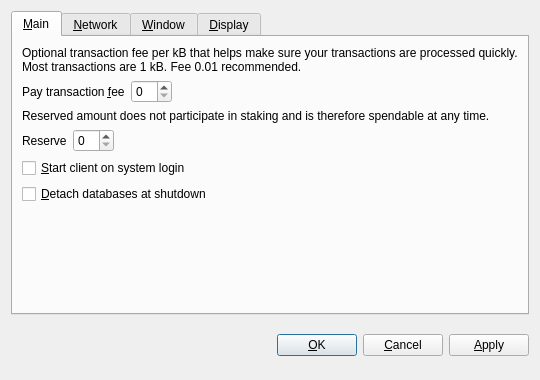
<?xml version="1.0" encoding="UTF-8"?>
<ui version="4.0">
 <class>OptionsDialog</class>
 <widget class="QDialog" name="OptionsDialog">
  <property name="geometry">
   <rect>
    <x>0</x>
    <y>0</y>
    <width>540</width>
    <height>380</height>
   </rect>
  </property>
  <property name="windowTitle">
   <string>Options</string>
  </property>
  <property name="modal">
   <bool>true</bool>
  </property>
  <layout class="QVBoxLayout" name="verticalLayout">
   <item>
    <widget class="QTabWidget" name="tabWidget">
     <property name="tabPosition">
      <enum>QTabWidget::North</enum>
     </property>
     <property name="currentIndex">
      <number>0</number>
     </property>
     <widget class="QWidget" name="tabMain">
      <attribute name="title">
       <string>&amp;Main</string>
      </attribute>
      <layout class="QVBoxLayout" name="verticalLayout_Main">
       <item>
        <widget class="QLabel" name="transactionFeeInfoLabel">
         <property name="text">
          <string>Optional transaction fee per kB that helps make sure your transactions are processed quickly. Most transactions are 1 kB. Fee 0.01 recommended.</string>
         </property>
         <property name="textFormat">
          <enum>Qt::PlainText</enum>
         </property>
         <property name="wordWrap">
          <bool>true</bool>
         </property>
        </widget>
       </item>
       <item>
        <layout class="QHBoxLayout" name="horizontalLayoutFee">
         <item>
          <widget class="QLabel" name="transactionFeeLabel">
           <property name="text">
            <string>Pay transaction &amp;fee</string>
           </property>
           <property name="textFormat">
            <enum>Qt::PlainText</enum>
           </property>
           <property name="buddy">
            <cstring>transactionFee</cstring>
           </property>
          </widget>
         </item>
         <item>
          <widget class="BitcoinAmountField" name="transactionFee"/>
         </item>
         <item>
          <spacer name="horizontalSpacerFee">
           <property name="orientation">
            <enum>Qt::Horizontal</enum>
           </property>
           <property name="sizeHint" stdset="0">
            <size>
             <width>40</width>
             <height>20</height>
            </size>
           </property>
          </spacer>
         </item>
        </layout>
       </item>
       <item>
        <widget class="QLabel" name="reserveBalanceInfoLabel">
         <property name="text">
          <string>Reserved amount does not participate in staking and is therefore spendable at any time.</string>
         </property>
         <property name="textFormat">
          <enum>Qt::PlainText</enum>
         </property>
         <property name="wordWrap">
          <bool>true</bool>
         </property>
        </widget>
       </item>
       <item>
        <layout class="QHBoxLayout" name="horizontalLayoutReserveBalance">
         <item>
          <widget class="QLabel" name="reserveBalanceLabel">
           <property name="text">
            <string>Reserve</string>
           </property>
           <property name="textFormat">
            <enum>Qt::PlainText</enum>
           </property>
           <property name="buddy">
            <cstring>reserveBalance</cstring>
           </property>
          </widget>
         </item>
         <item>
          <widget class="BitcoinAmountField" name="reserveBalance"/>
         </item>
         <item>
          <spacer name="horizontalSpacerReserveBalance">
           <property name="orientation">
            <enum>Qt::Horizontal</enum>
           </property>
           <property name="sizeHint" stdset="0">
            <size>
             <width>40</width>
             <height>20</height>
            </size>
           </property>
          </spacer>
         </item>
        </layout>
       </item>
       <item>
        <widget class="QCheckBox" name="bitcoinAtStartup">
         <property name="toolTip">
          <string>Automatically start client after logging in to the system.</string>
         </property>
         <property name="text">
          <string>&amp;Start client on system login</string>
         </property>
        </widget>
       </item>
       <item>
        <widget class="QCheckBox" name="detachDatabases">
         <property name="toolTip">
          <string>Detach block and address databases at shutdown. This means they can be moved to another data directory, but it slows down shutdown. The wallet is always detached.</string>
         </property>
         <property name="text">
          <string>&amp;Detach databases at shutdown</string>
         </property>
        </widget>
       </item>
       <item>
        <spacer name="verticalSpacer_Main">
         <property name="orientation">
          <enum>Qt::Vertical</enum>
         </property>
         <property name="sizeHint" stdset="0">
          <size>
           <width>20</width>
           <height>40</height>
          </size>
         </property>
        </spacer>
       </item>
      </layout>
     </widget>
     <widget class="QWidget" name="tabNetwork">
      <attribute name="title">
       <string>&amp;Network</string>
      </attribute>
      <layout class="QVBoxLayout" name="verticalLayout_Network">
       <item>
        <widget class="QCheckBox" name="mapPortUpnp">
         <property name="toolTip">
          <string>Automatically open the client port on the router. This only works when your router supports UPnP and it is enabled.</string>
         </property>
         <property name="text">
          <string>Map port using &amp;UPnP</string>
         </property>
        </widget>
       </item>
       <item>
        <widget class="QCheckBox" name="connectSocks">
         <property name="toolTip">
          <string>Connect to the network through a SOCKS proxy (e.g. when connecting through Tor).</string>
         </property>
         <property name="text">
          <string>&amp;Connect through SOCKS proxy:</string>
         </property>
        </widget>
       </item>
       <item>
        <layout class="QHBoxLayout" name="horizontalLayout_Network">
         <item>
          <widget class="QLabel" name="proxyIpLabel">
           <property name="text">
            <string>Proxy &amp;IP:</string>
           </property>
           <property name="textFormat">
            <enum>Qt::PlainText</enum>
           </property>
           <property name="buddy">
            <cstring>proxyIp</cstring>
           </property>
          </widget>
         </item>
         <item>
          <widget class="QValidatedLineEdit" name="proxyIp">
           <property name="maximumSize">
            <size>
             <width>140</width>
             <height>16777215</height>
            </size>
           </property>
           <property name="toolTip">
            <string>IP address of the proxy (e.g. 127.0.0.1)</string>
           </property>
          </widget>
         </item>
         <item>
          <widget class="QLabel" name="proxyPortLabel">
           <property name="text">
            <string>&amp;Port:</string>
           </property>
           <property name="textFormat">
            <enum>Qt::PlainText</enum>
           </property>
           <property name="buddy">
            <cstring>proxyPort</cstring>
           </property>
          </widget>
         </item>
         <item>
          <widget class="QLineEdit" name="proxyPort">
           <property name="maximumSize">
            <size>
             <width>55</width>
             <height>16777215</height>
            </size>
           </property>
           <property name="toolTip">
            <string>Port of the proxy (e.g. 9050)</string>
           </property>
          </widget>
         </item>
         <item>
          <widget class="QLabel" name="socksVersionLabel">
           <property name="text">
            <string>SOCKS &amp;Version:</string>
           </property>
           <property name="textFormat">
            <enum>Qt::PlainText</enum>
           </property>
           <property name="buddy">
            <cstring>socksVersion</cstring>
           </property>
          </widget>
         </item>
         <item>
          <widget class="QValueComboBox" name="socksVersion">
           <property name="toolTip">
            <string>SOCKS version of the proxy (e.g. 5)</string>
           </property>
          </widget>
         </item>
         <item>
          <spacer name="horizontalSpacer_Network">
           <property name="orientation">
            <enum>Qt::Horizontal</enum>
           </property>
           <property name="sizeHint" stdset="0">
            <size>
             <width>40</width>
             <height>20</height>
            </size>
           </property>
          </spacer>
         </item>
        </layout>
       </item>
       <item>
        <spacer name="verticalSpacer_Network">
         <property name="orientation">
          <enum>Qt::Vertical</enum>
         </property>
         <property name="sizeHint" stdset="0">
          <size>
           <width>20</width>
           <height>40</height>
          </size>
         </property>
        </spacer>
       </item>
      </layout>
     </widget>
     <widget class="QWidget" name="tabWindow">
      <attribute name="title">
       <string>&amp;Window</string>
      </attribute>
      <layout class="QVBoxLayout" name="verticalLayout_Window">
       <item>
        <widget class="QCheckBox" name="minimizeToTray">
         <property name="toolTip">
          <string>Show only a tray icon after minimizing the window.</string>
         </property>
         <property name="text">
          <string>&amp;Minimize to the tray instead of the taskbar</string>
         </property>
        </widget>
       </item>
       <item>
        <widget class="QCheckBox" name="minimizeOnClose">
         <property name="toolTip">
          <string>Minimize instead of exit the application when the window is closed. When this option is enabled, the application will be closed only after selecting Quit in the menu.</string>
         </property>
         <property name="text">
          <string>M&amp;inimize on close</string>
         </property>
        </widget>
       </item>
       <item>
        <spacer name="verticalSpacer_Window">
         <property name="orientation">
          <enum>Qt::Vertical</enum>
         </property>
         <property name="sizeHint" stdset="0">
          <size>
           <width>20</width>
           <height>40</height>
          </size>
         </property>
        </spacer>
       </item>
      </layout>
     </widget>
     <widget class="QWidget" name="tabDisplay">
      <attribute name="title">
       <string>&amp;Display</string>
      </attribute>
      <layout class="QVBoxLayout" name="verticalLayout_Display">
       <item>
        <layout class="QHBoxLayout" name="horizontalLayout_1_Display">
         <item>
          <widget class="QLabel" name="langLabel">
           <property name="text">
            <string>User Interface &amp;language:</string>
           </property>
           <property name="textFormat">
            <enum>Qt::PlainText</enum>
           </property>
           <property name="buddy">
            <cstring>lang</cstring>
           </property>
          </widget>
         </item>
         <item>
          <widget class="QValueComboBox" name="lang">
           <property name="toolTip">
            <string>The user interface language can be set here. This setting will take effect after restarting client.</string>
           </property>
          </widget>
         </item>
        </layout>
       </item>
       <item>
        <layout class="QHBoxLayout" name="horizontalLayout_2_Display">
         <item>
          <widget class="QLabel" name="unitLabel">
           <property name="text">
            <string>&amp;Unit to show amounts in:</string>
           </property>
           <property name="textFormat">
            <enum>Qt::PlainText</enum>
           </property>
           <property name="buddy">
            <cstring>unit</cstring>
           </property>
          </widget>
         </item>
         <item>
          <widget class="QValueComboBox" name="unit">
           <property name="toolTip">
            <string>Choose the default subdivision unit to show in the interface and when sending coins.</string>
           </property>
          </widget>
         </item>
        </layout>
       </item>
       <item>
        <widget class="QCheckBox" name="displayAddresses">
         <property name="toolTip">
          <string>Whether to show addresses in the transaction list or not.</string>
         </property>
         <property name="text">
          <string>&amp;Display addresses in transaction list</string>
         </property>
        </widget>
       </item>
       <item>
        <widget class="QCheckBox" name="coinControlFeatures">
         <property name="toolTip">
          <string>Whether to show coin control features or not.</string>
         </property>
         <property name="text">
          <string>Display coin &amp;control features (experts only!)</string>
         </property>
        </widget>
       </item>
       <item>
        <spacer name="verticalSpacer_Display">
         <property name="orientation">
          <enum>Qt::Vertical</enum>
         </property>
         <property name="sizeHint" stdset="0">
          <size>
           <width>20</width>
           <height>40</height>
          </size>
         </property>
        </spacer>
       </item>
      </layout>
     </widget>
    </widget>
   </item>
   <item>
    <layout class="QHBoxLayout" name="horizontalLayout_Buttons">
     <item>
      <spacer name="horizontalSpacer_1">
       <property name="orientation">
        <enum>Qt::Horizontal</enum>
       </property>
       <property name="sizeHint" stdset="0">
        <size>
         <width>40</width>
         <height>48</height>
        </size>
       </property>
      </spacer>
     </item>
     <item>
      <widget class="QLabel" name="statusLabel">
       <property name="font">
        <font>
         <weight>75</weight>
         <bold>true</bold>
        </font>
       </property>
       <property name="text">
        <string/>
       </property>
       <property name="textFormat">
        <enum>Qt::PlainText</enum>
       </property>
       <property name="wordWrap">
        <bool>true</bool>
       </property>
      </widget>
     </item>
     <item>
      <spacer name="horizontalSpacer_2">
       <property name="orientation">
        <enum>Qt::Horizontal</enum>
       </property>
       <property name="sizeHint" stdset="0">
        <size>
         <width>40</width>
         <height>48</height>
        </size>
       </property>
      </spacer>
     </item>
     <item>
      <widget class="QPushButton" name="okButton">
       <property name="text">
        <string>&amp;OK</string>
       </property>
      </widget>
     </item>
     <item>
      <widget class="QPushButton" name="cancelButton">
       <property name="text">
        <string>&amp;Cancel</string>
       </property>
       <property name="autoDefault">
        <bool>false</bool>
       </property>
      </widget>
     </item>
     <item>
      <widget class="QPushButton" name="applyButton">
       <property name="text">
        <string>&amp;Apply</string>
       </property>
       <property name="autoDefault">
        <bool>false</bool>
       </property>
      </widget>
     </item>
    </layout>
   </item>
  </layout>
 </widget>
 <customwidgets>
  <customwidget>
   <class>BitcoinAmountField</class>
   <extends>QSpinBox</extends>
   <header>bitcoinamountfield.h</header>
  </customwidget>
  <customwidget>
   <class>QValueComboBox</class>
   <extends>QComboBox</extends>
   <header>qvaluecombobox.h</header>
  </customwidget>
  <customwidget>
   <class>QValidatedLineEdit</class>
   <extends>QLineEdit</extends>
   <header>qvalidatedlineedit.h</header>
  </customwidget>
 </customwidgets>
 <resources/>
 <connections/>
</ui>
